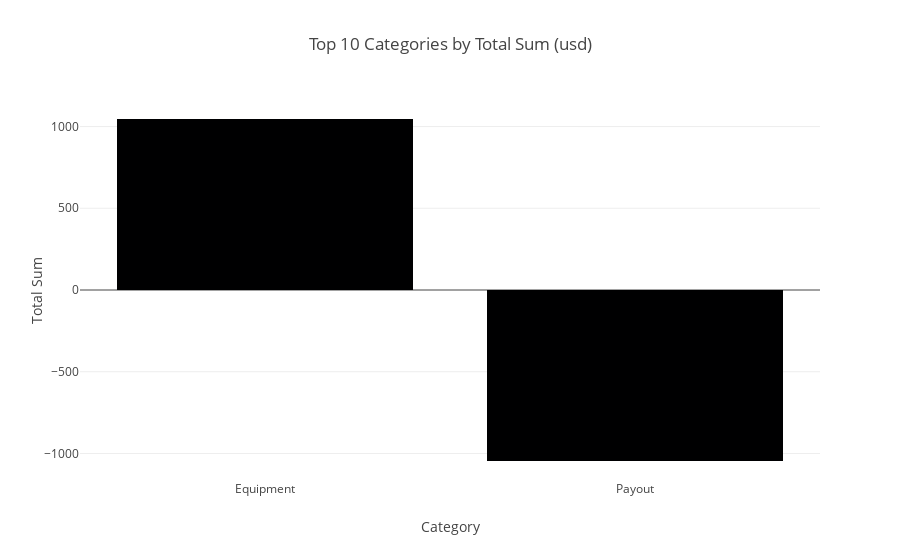
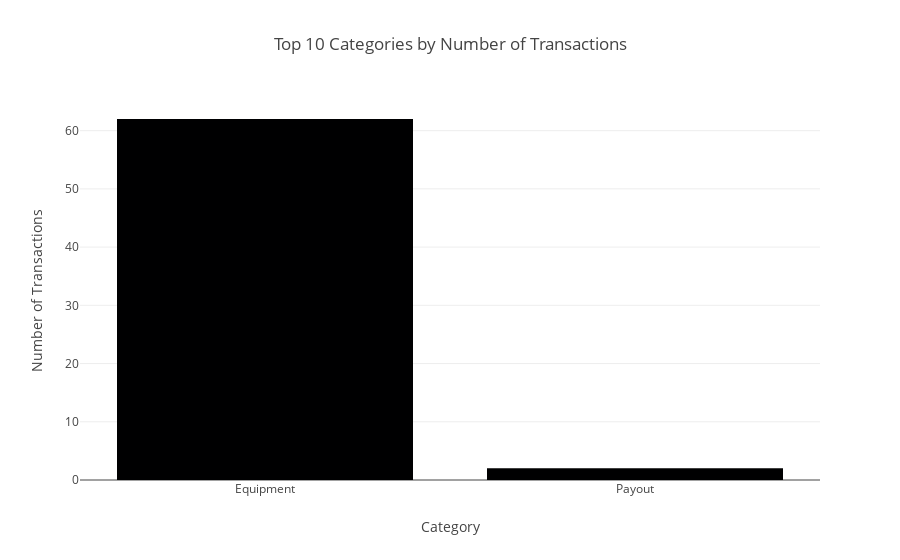
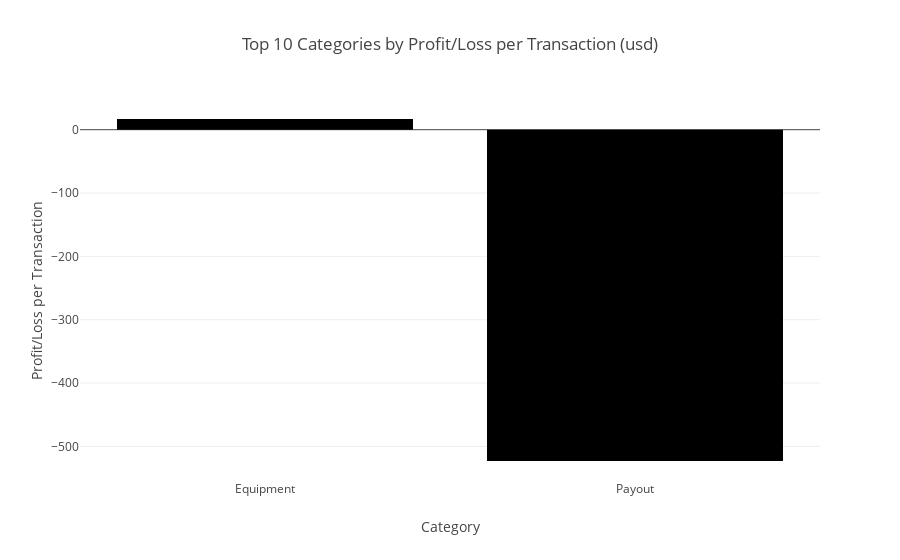

The code cell stored with these charts, in order, in its notebook:
### Markdown cell above
###Top 10 Categories

### Code cell
# Sort the DataFrame by 'Total Sum' in descending order and select the top 10 rows
top_10_total_sum_usd = category_summary_usd.sort_values(by='Total Sum', ascending=False).head(10)

# Create a horizontal bar graph for 'Total Sum'
fig_total_sum_usd = px.bar(top_10_total_sum_usd, x='Category', y='Total Sum',
                      title='Top 10 Categories by Total Sum (usd)')

# Create a horizontal bar graph for 'Number of Transactions'
top_10_transactions_usd = category_summary_usd.sort_values(by='Number of Transactions', ascending=False).head(10)
fig_transactions_usd = px.bar(top_10_transactions_usd, x='Category', y='Number of Transactions',
                          title='Top 10 Categories by Number of Transactions')

# Create a horizontal bar graph for 'Profit/Loss per Transaction'
top_10_profit_loss_usd = category_summary_usd.sort_values(by='Profit/Loss per Transaction', ascending=False).head(10)
fig_profit_loss_usd = px.bar(top_10_profit_loss_usd, x='Category', y='Profit/Loss per Transaction',
                        title='Top 10 Categories by Profit/Loss per Transaction (usd)')

# Show the interactive graphs
fig_total_sum_usd.show()
fig_transactions_usd.show()
fig_profit_loss_usd.show()

### Figure 1 — Plotly figure (JSON) as saved in the notebook; plotly's stock layout.template omitted (floating-point values rounded to 4 significant figures)
{"data": [{"alignmentgroup": "True", "hovertemplate": "Category=%{x}<br>Total Sum=%{y}<extra></extra>", "legendgroup": "", "marker": {"color": "#000001", "pattern": {"shape": ""}}, "name": "", "offsetgroup": "", "orientation": "v", "showlegend": false, "textposition": "auto", "type": "bar", "x": ["Equipment", "Payout"], "xaxis": "x", "y": [1046, -1046], "yaxis": "y"}], "layout": {"barmode": "relative", "legend": {"tracegroupgap": 0}, "title": {"text": "Top 10 Categories by Total Sum (usd)"}, "xaxis": {"anchor": "y", "domain": [0, 1], "title": {"text": "Category"}}, "yaxis": {"anchor": "x", "domain": [0, 1], "title": {"text": "Total Sum"}}}}

### Figure 2 — Plotly figure (JSON) as saved in the notebook; plotly's stock layout.template omitted (floating-point values rounded to 4 significant figures)
{"data": [{"alignmentgroup": "True", "hovertemplate": "Category=%{x}<br>Number of Transactions=%{y}<extra></extra>", "legendgroup": "", "marker": {"color": "#000001", "pattern": {"shape": ""}}, "name": "", "offsetgroup": "", "orientation": "v", "showlegend": false, "textposition": "auto", "type": "bar", "x": ["Equipment", "Payout"], "xaxis": "x", "y": [62, 2], "yaxis": "y"}], "layout": {"barmode": "relative", "legend": {"tracegroupgap": 0}, "title": {"text": "Top 10 Categories by Number of Transactions"}, "xaxis": {"anchor": "y", "domain": [0, 1], "title": {"text": "Category"}}, "yaxis": {"anchor": "x", "domain": [0, 1], "title": {"text": "Number of Transactions"}}}}

### Figure 3 — Plotly figure (JSON) as saved in the notebook; plotly's stock layout.template omitted (floating-point values rounded to 4 significant figures)
{"data": [{"alignmentgroup": "True", "hovertemplate": "Category=%{x}<br>Profit/Loss per Transaction=%{y}<extra></extra>", "legendgroup": "", "marker": {"color": "#000001", "pattern": {"shape": ""}}, "name": "", "offsetgroup": "", "orientation": "v", "showlegend": false, "textposition": "auto", "type": "bar", "x": ["Equipment", "Payout"], "xaxis": "x", "y": [16.87, -523], "yaxis": "y"}], "layout": {"barmode": "relative", "legend": {"tracegroupgap": 0}, "title": {"text": "Top 10 Categories by Profit/Loss per Transaction (usd)"}, "xaxis": {"anchor": "y", "domain": [0, 1], "title": {"text": "Category"}}, "yaxis": {"anchor": "x", "domain": [0, 1], "title": {"text": "Profit/Loss per Transaction"}}}}
